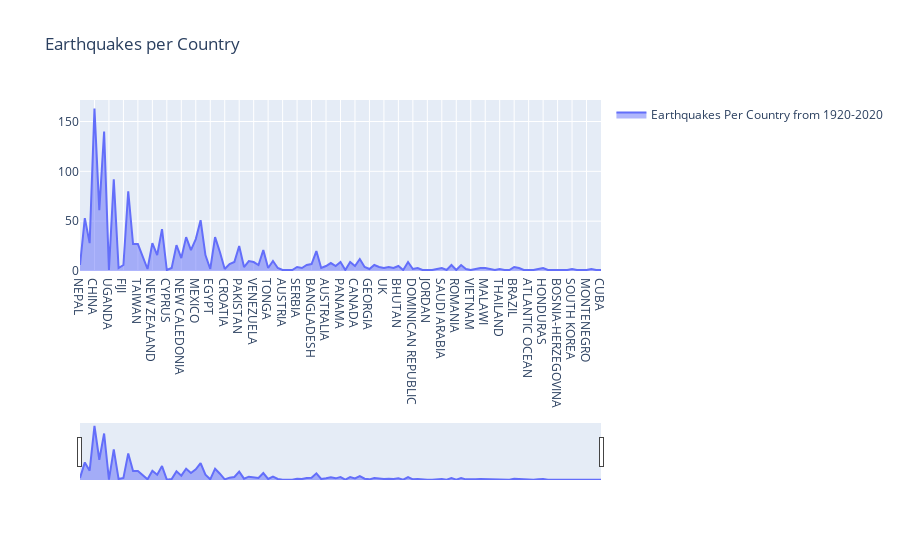

Notebook code for this chart:
### Code cell
fig = go.Figure()

fig.add_trace(go.Scatter(
    x=list(country_count_earthquakes.keys()), 
    y=list(country_count_earthquakes.values()),
    name='Earthquakes Per Country from 1920-2020',
    fill='tozeroy'
))   

# Set title
fig.update_layout(
    title_text="Earthquakes per Country"
)
# Add range slider
fig.update_layout(
    xaxis=dict(
        rangeslider=dict(
            visible=True
        )
    ),
    showlegend=True
)
fig.show()

### Figure 1 — Plotly figure (JSON) as saved in the notebook; plotly's stock layout.template omitted (floating-point values rounded to 4 significant figures)
{"data": [{"fill": "tozeroy", "name": "Earthquakes Per Country from 1920-2020", "type": "scatter", "x": ["NEPAL", "INDIA", "RUSSIA", "CHINA", "USA", "INDONESIA", "UGANDA", "IRAN", "HAITI", "FIJI", "JAPAN", "AFGHANISTAN", "TAIWAN", "COLOMBIA", "BOLIVIA", "NEW ZEALAND", "ALGERIA", "PHILIPPINES", "CYPRUS", "SAMOA", "GREECE", "NEW CALEDONIA", "CHILE", "PAPUA NEW GUINEA", "MEXICO", "TURKEY", "ECUADOR", "EGYPT", "PERU", "SOLOMON ISLANDS", "CROATIA", "KYRGYZSTAN", "ALBANIA", "PAKISTAN", "TRINIDAD AND TOBAGO", "USA TERRITORY", "VENEZUELA", "SOUTH AFRICA", "ITALY", "TONGA", "GUATEMALA", "ANTARCTICA", "AUSTRIA", "AZORES (PORTUGAL)", "ARMENIA", "SERBIA", "SPAIN", "AZERBAIJAN", "BANGLADESH", "VANUATU", "ICELAND", "AUSTRALIA", "NICARAGUA", "TANZANIA", "PANAMA", "TURKMENISTAN", "EL SALVADOR", "CANADA", "TAJIKISTAN", "RWANDA", "GEORGIA", "ARGENTINA", "GERMANY", "UK", "FRANCE", "CONGO", "BHUTAN", "INDIAN OCEAN", "MYANMAR (BURMA)", "DOMINICAN REPUBLIC", "BULGARIA", "SLOVAKIA", "JORDAN", "BURUNDI", "MOROCCO", "SAUDI ARABIA", "SLOVENIA", "POLAND", "ROMANIA", "COSTA RICA", "GUADELOUPE", "VIETNAM", "ETHIOPIA", "MOZAMBIQUE", "MALAWI", "HUNGARY", "SWITZERLAND", "THAILAND", "LAOS", "MARTINIQUE", "BRAZIL", "KERMADEC ISLANDS (NEW ZEALAND)", "LEBANON", "ATLANTIC OCEAN", "CZECH REPUBLIC", "MACEDONIA", "HONDURAS", "KAZAKHSTAN", "UZBEKISTAN", "BOSNIA-HERZEGOVINA", "MALAYSIA", "SOUTH GEORGIA AND THE SOUTH SANDWICH ISLANDS", "SOUTH KOREA", "MADAGASCAR", "ZAMBIA", "MONTENEGRO", "NETHERLANDS", "COMOROS", "CUBA"], "y": [6, 53, 28, 163, 61, 140, 1, 92, 3, 6, 80, 27, 27, 14, 2, 28, 16, 42, 1, 3, 26, 13, 34, 21, 32, 51, 16, 2, 34, 19, 2, 7, 9, 25, 4, 10, 9, 6, 21, 3, 10, 3, 1, 1, 1, 4, 3, 6, 7, 20, 3, 5, 8, 5, 9, 1, 9, 5, 12, 4, 2, 6, 4, 3, 4, 3, 5, 1, 9, 2, 3, 1, 1, 1, 2, 3, 1, 6, 1, 6, 2, 1, 2, 3, 3, 2, 1, 2, 1, 1, 4, 3, 1, 1, 1, 2, 3, 1, 1, 1, 1, 1, 2, 1, 1, 1, 2, 1, 1]}], "layout": {"showlegend": true, "title": {"text": "Earthquakes per Country"}, "xaxis": {"rangeslider": {"visible": true}}}}
